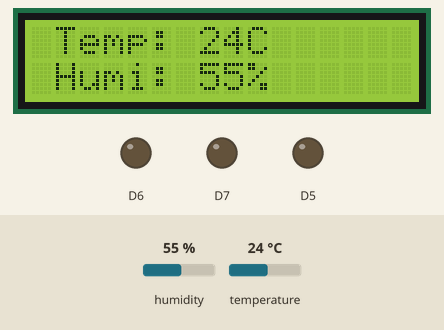
Bench run of a sketch on a simulated ESP8266 (NodeMCU). On the bench: 16×2 character LCD, output pins drawn as LEDs (lit = HIGH). Inputs (shaded band) come from the test bench; at power-on: humidity 55 %, temperature 24 °C. WiFi joins after 1.5 s; servers stay silent unless stated; uploads are accepted with an empty reply; what the sketch prints to the serial monitor is not drawn.

Above: at 6.76 s.
Timing chart, 0 to 8.4 s (numbered marks = the images above):
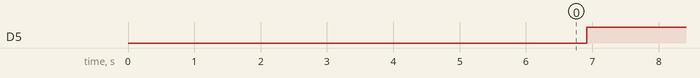

The sketch:

DHT11.ino
```cpp
#include <DHT.h>

#include <ESP8266WiFiMulti.h>

#include <ESP8266HTTPClient.h>

#include <DHT_U.h>

#include "ThingSpeak.h"

#define DHTPIN 2

#define DHTTYPE DHT11
DHT dht(DHTPIN,DHTTYPE);

#include <LiquidCrystal_I2C.h>


#include <Wire.h>

#include <ESP8266WiFi.h>
LiquidCrystal_I2C lcd(0x27,16,2);

WiFiClient client;

ESP8266WiFiMulti WiFiMulti;

String apiKey = "K595ZYNHEG2L7J5T"; // Enter your Write API key from ThingSpeak

const char* ssid = "Pyramide"; // replace with your wifi ssid and wpa2 key
const char* pass = "friendzone";
const char* server = "api.thingspeak.com";
unsigned long myChannelNumber = 659353;
const char * myWriteAPIKey = "708OO7OBZSOGN8N6";

void setup() {

Serial.begin(115200);

WiFi.mode(WIFI_STA);
WiFiMulti.addAP("Pyramide", "friendzone");

pinMode(D5, OUTPUT);
pinMode(D6, OUTPUT);
pinMode(D7, OUTPUT);

lcd.init();
lcd.backlight();
dht.begin();


WiFi.begin(ssid, pass);

while (WiFi.status() != WL_CONNECTED)
{
delay(500);
Serial.print(".");
}
ThingSpeak.begin(client);
}

void loop(){

delay(5000);
float t = dht.readTemperature();
float h = dht.readHumidity();
if(isnan(h) || isnan(t)){
return;
}

int temp = (int) t;
int humi = (int) h;

lcd.setCursor(0,0);
lcd.print(" Temp: ");
lcd.print(temp);
lcd.print("C ");
lcd.setCursor(0,1);
lcd.print(" Humi: ");
lcd.print(humi);
lcd.println("% ");

ThingSpeak.setField(1,int(t));
ThingSpeak.setField(2,int(h));
ThingSpeak.writeFields(myChannelNumber, myWriteAPIKey);

if (t <= 10) {
digitalWrite(D7, HIGH);
digitalWrite(D6, LOW);
digitalWrite(D5, LOW);
}
if (t > 10 && t <= 20) {
digitalWrite(D7, LOW);
digitalWrite(D6, HIGH);
digitalWrite(D5, LOW);
}
if (t > 20) {
digitalWrite(D7, LOW);
digitalWrite(D6, LOW);
digitalWrite(D5, HIGH);
}

String dataDHT = "temperature="+String(t)+"&humidite="+String(h);

if((WiFiMulti.run() == WL_CONNECTED)) { // Si le wifi est connecté

Serial.println("Connexion wifi initialisée !");

HTTPClient http; // préparation d'une requète HTTP au serveur

http.begin("http://vps596416.ovh.net/DHT11/store_temp.php"); // connexion au serveur

http.addHeader("Content-Type", "application/json"); // envoi d'un entête pour préciser notre format de données : json

String data = "{\"temperature\":\"" + String(temp) + "\",\"humidite\":\"" + String(humi) + "\"}"; // préparation du json {"temperature":"22","humidite":"55"}

int httpCode = http.POST(data); // envoi les données et récupère un code de retour

if(httpCode == 200 ) { // si le code de retour est bon (200)
Serial.println("Requête POST acceptée !");
} else { // si le code de retour n'est pas bon (différent de 200)
Serial.print("POST : Echec, erreur : ");
Serial.println(http.errorToString(httpCode).c_str());
}
http.end(); // on ferme la connexion au serveur
} else {
Serial.println("Echec connexion wifi");
}

if (client.connect(server,80)){
Serial.println("Requête Think acceptée !");
String postStr = apiKey;
postStr +="&field1=";
postStr += String(t);
postStr +="&field2=";
postStr += String(h);
postStr += "\r\n\r\n";

client.print("POST /update HTTP/1.1n");
client.print("Host: api.thingspeak.comn");
client.print("Connection: closen");
client.print("X-THINGSPEAKAPIKEY: "+apiKey+"n");
client.print("Content-Type: application/x-www-form-urlencodedn");
client.print("Content-Length: ");
client.print(postStr.length());
client.print(postStr);

}
client.stop();


// thingspeak needs minimum 15 sec delay between updates, i've set it to 30 seconds
delay(10000);
}
```

Measured:
- by itself, D5: LOW → HIGH at 6.9 s
